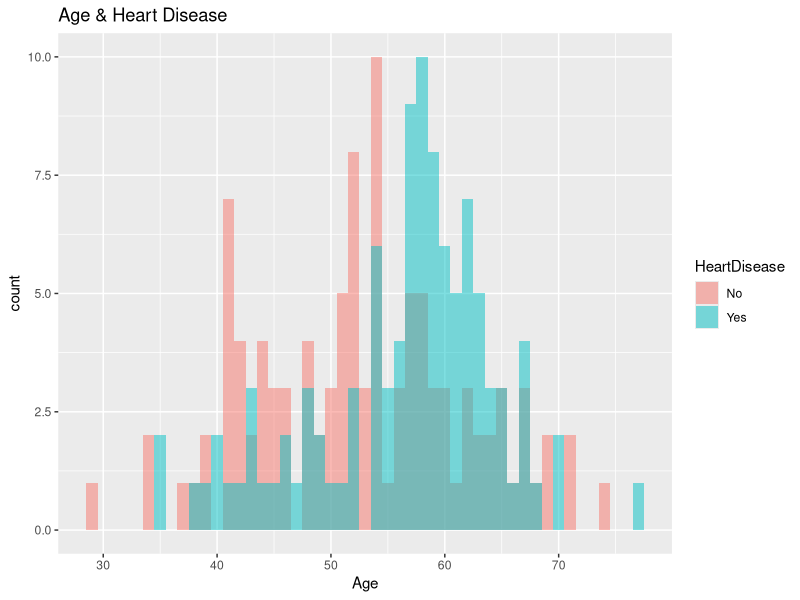
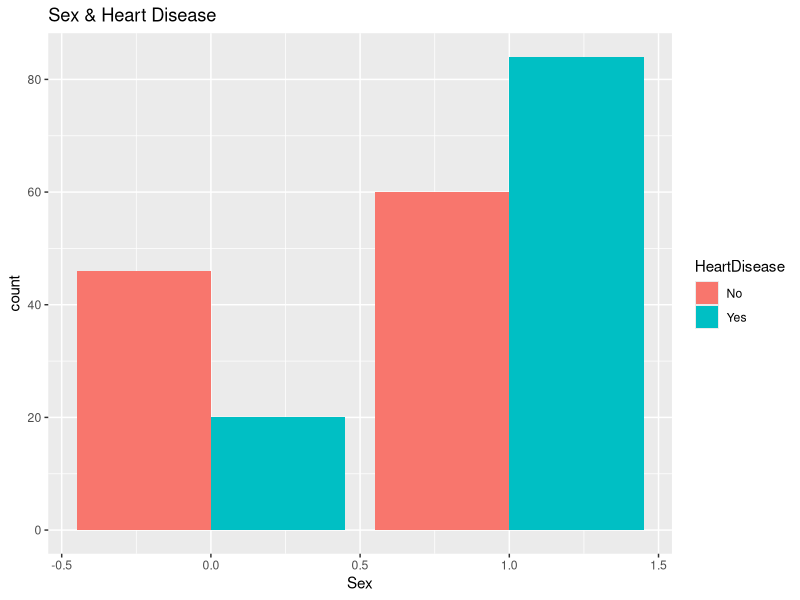
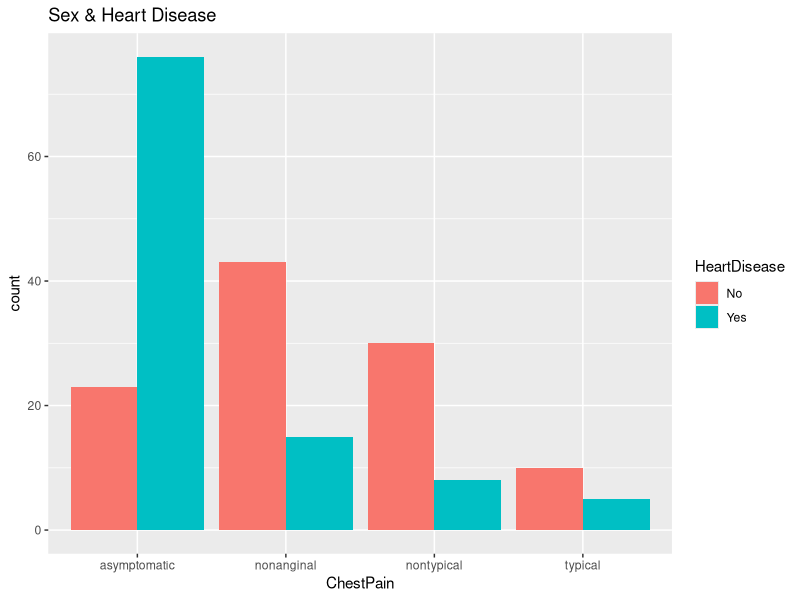
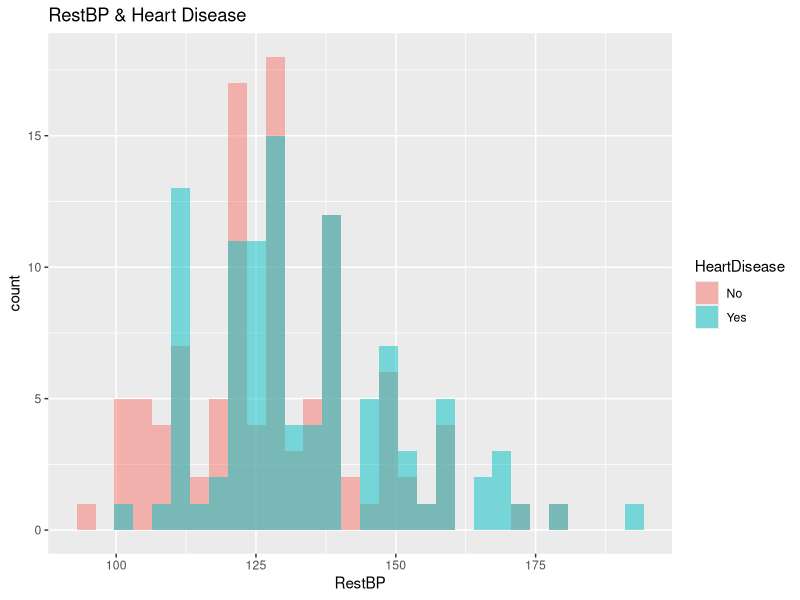
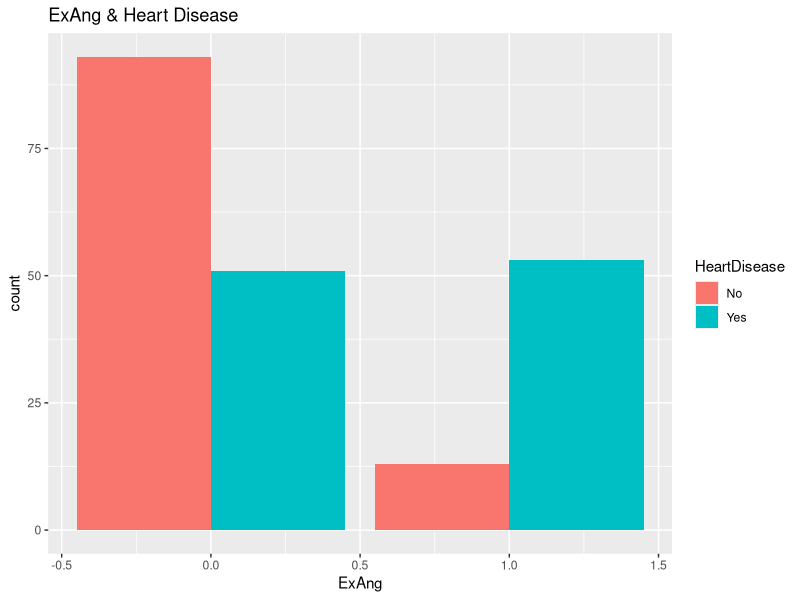
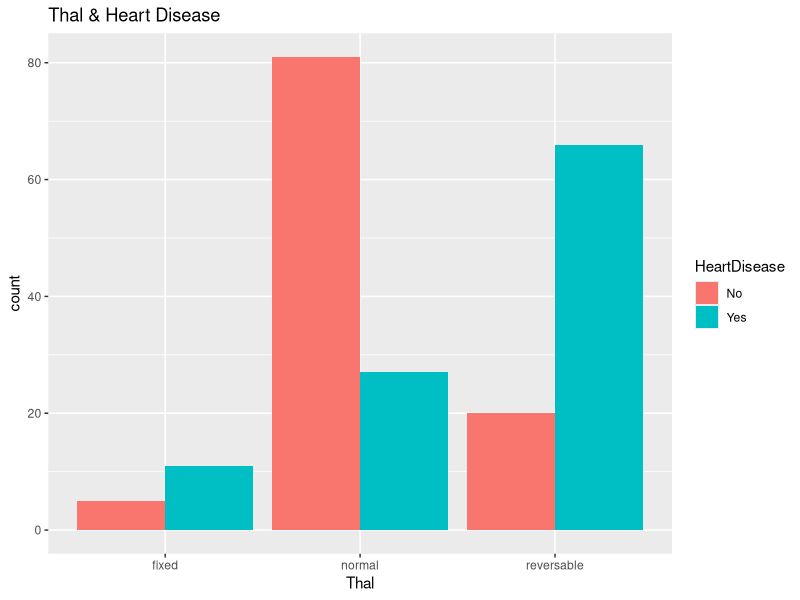

The R script that drew these images, in order: (Note: this script raises an error after producing the figures.)
## ---- chunk 1
library(ggplot2)
library(gam)
library(boot)

# Function to compute k-fold cross-validation accuracy for a given classification model
cv_accuracy = function(data, param_val, k) {
  # Input: 
  #   'model' - a fitted classification model
  #   'data' - data frame with training data set used to fit the model
  #   'k' - number of folds for CV
  # Output:
  #   'cv_accuracy' - cross-validation accuracy for the model
  
  num_param = length(param_val) # Number of parameters
  cv_acc = rep(0., num_param)
  
  # Iterate over parameter values
  for(i in 1:num_param){
    gam_formula <- as.formula(sprintf("HeartDisease ~ s(Age, spar=%1$f) + Sex + s(RestBP,spar=%1$f) + ExAng + ChestPain + Thal", param_val[i]))
    model <- gam(gam_formula, family = binomial(link = "logit"), data = data)
    acc <- 1 - cv.glm(data, model, K = k)$delta[1]
    cv_acc[i] <- acc
  }
  return(cv_acc)
}

## ---- chunk 2
# Load data
train_dataset1 <- read.table("dataset_1_train.txt",header = TRUE, sep = ",")
test_dataset1 <- read.table("dataset_1_test.txt",header = TRUE, sep = ",")

# Plot and visualize Age
ggplot(train_dataset1, mapping = aes(x = Age , fill = HeartDisease)) + geom_histogram(binwidth=1, alpha=.5, position="identity") + ggtitle("Age & Heart Disease")
## ---- chunk 3
# Plot and visualize Sex
ggplot(train_dataset1, mapping = aes(x = Sex, fill = HeartDisease)) + geom_bar(position = "dodge") + ggtitle("Sex & Heart Disease")
## ---- chunk 4
# Plot and visualize Chest Pain
ggplot(train_dataset1, mapping = aes(x = ChestPain, fill = HeartDisease)) + geom_bar(position = "dodge") + ggtitle("Sex & Heart Disease")
## ---- chunk 5
# Plot and visualize RestBP
ggplot(train_dataset1, mapping = aes(x = RestBP, fill = HeartDisease)) + geom_histogram( alpha=.5, position="identity") + ggtitle("RestBP & Heart Disease")
## ---- chunk 6
# Plot and visualize ExAng
ggplot(train_dataset1, mapping = aes(x = ExAng, fill = HeartDisease)) + geom_bar(position = "dodge") + ggtitle("ExAng & Heart Disease")
## ---- chunk 7
# Plot and visualize Thal
ggplot(train_dataset1, mapping = aes(x = Thal, fill = HeartDisease)) + geom_bar(position = "dodge") + ggtitle("Thal & Heart Disease")
## ---- chunk 8
# Tune smoothing parameter through k-fold cross validation
spar_to_validate <- c(1.:100.)/100.
gam_cv_scores <- cv_accuracy(train_dataset1, spar_to_validate, 5)
spar_gam_max_parameter <- spar_to_validate[which.max(gam_cv_scores)]
ggplot(data = data.frame(parameter = spar_to_validate, parameter_score = gam_cv_scores), aes(x = parameter, y = parameter_score, group = 1)) + geom_line() + geom_point() + ggtitle(sprintf("Smoothing Cross Validation | Max Parameter: %.2f", spar_gam_max_parameter))

## ---- chunk 9
gam_formula <- as.formula(sprintf("HeartDisease ~ s(Age, spar=%1$f) + Sex + s(RestBP,spar=%1$f) + ExAng + ChestPain + Thal", spar_gam_max_parameter))

model.gams <- gam(gam_formula, family = binomial(link = "logit"), data = train_dataset1)

pred.gams <- predict(model.gams, newdata = test_dataset1, type = "response")
cm.gams <- as.matrix(table(Actual = test_dataset1$HeartDisease, Predicted = pred.gams>.5))
accuracy.gams <- sum(diag(cm.gams))/ sum(cm.gams)

print(sprintf("GAM Model Classification Accuracy: %.4f", accuracy.gams))
## ---- chunk 10
plot.gam(model.gams, se = TRUE, terms = c(sprintf("s(Age, spar = %.2f)",spar_gam_max_parameter), sprintf("s(RestBP, spar = %.2f)",spar_gam_max_parameter)))
## ---- chunk 11
model.gami <- gam(HeartDisease ~ 1, family = binomial(link = "logit"), data = train_dataset1)
anova(model.gams, model.gami, test = "Chi")
## ---- chunk 12
model.gamcat <- gam(HeartDisease ~ Sex + ChestPain + ExAng + Thal, family = binomial(link = "logit"), data = train_dataset1)
anova(model.gams, model.gamcat, test = "Chi")
## ---- chunk 13
model.gamlin <- gam(HeartDisease ~ Age + Sex + ChestPain + RestBP + ExAng + Thal, family = binomial(link = "logit"), data = train_dataset1)
anova(model.gams, model.gamlin, test = "Chi")
